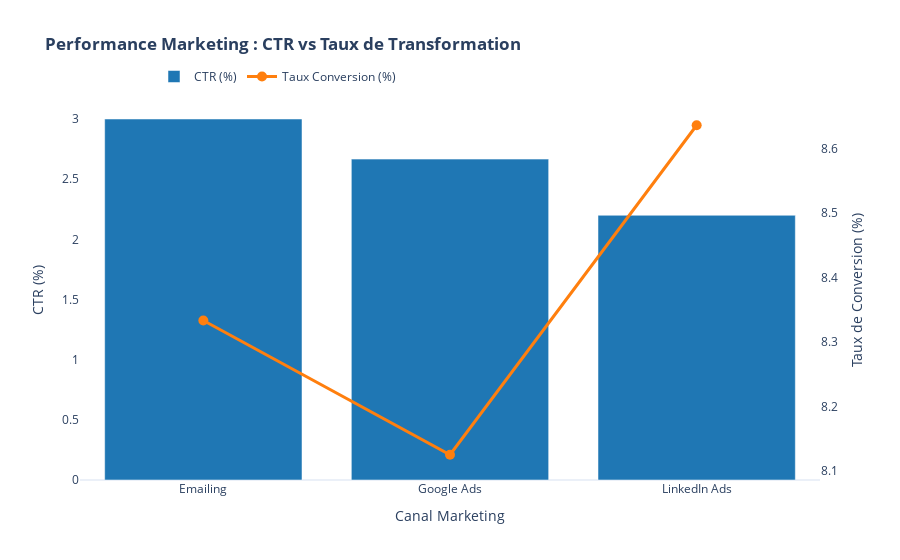
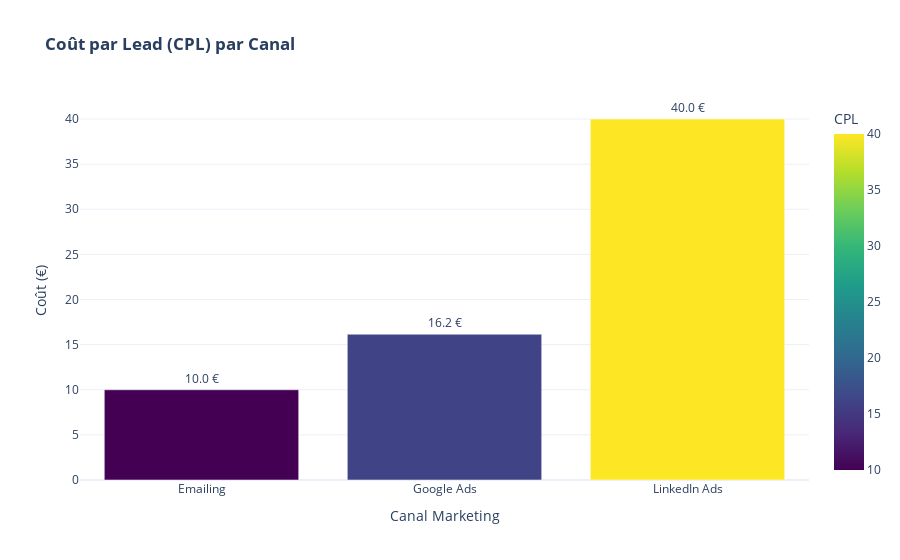
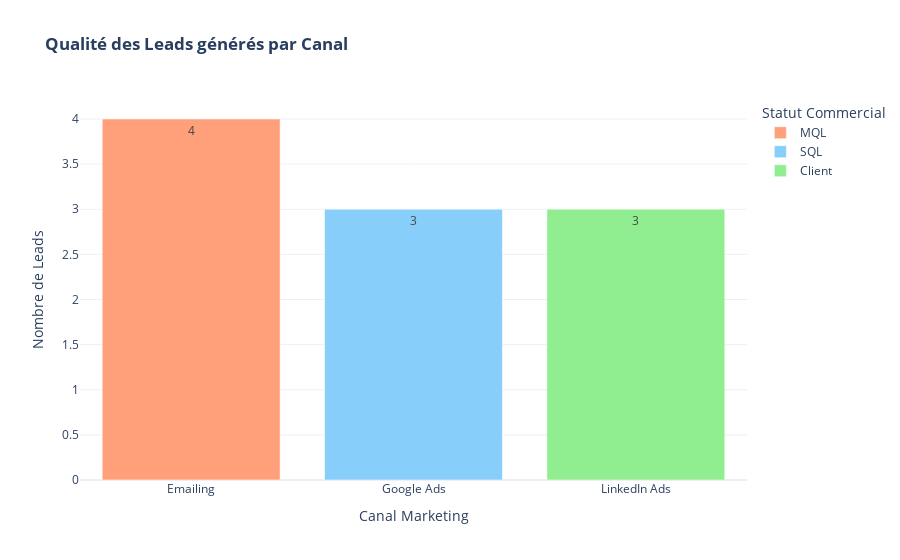
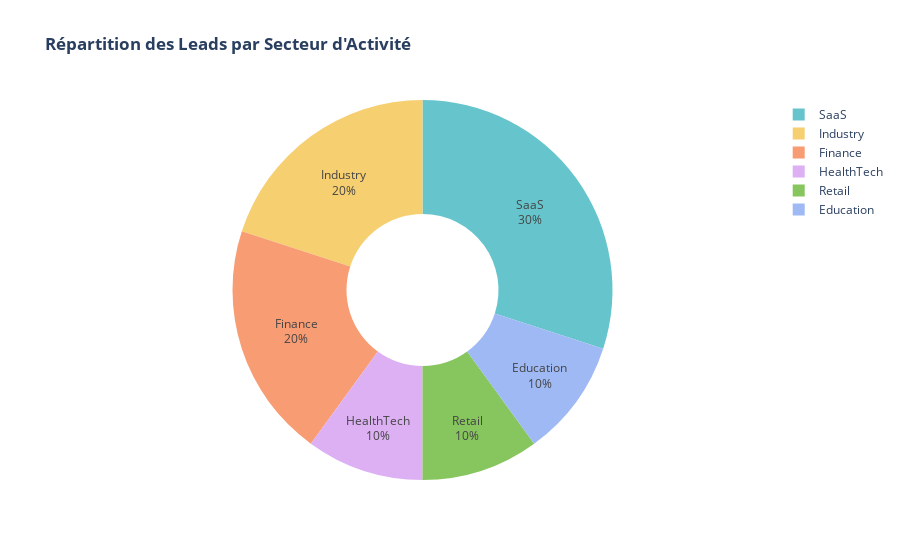

The code cell stored with these charts, in order, in its notebook:
### Code cell
# ==============================================================================
# 5. VISUALISATIONS PERTINENTES AVEC PLOTLY (Bloc 2 - Critère 4)
# ==============================================================================
import plotly.graph_objects as go
import plotly.express as px

# Note : Plotly permet l'interactivité (survol, zoom), ce qui est idéal pour l'interprétation.

# --- GRAPHIQUE 1 : Performance Marketing (Double Axe) ---
# Répond à la question : Quel canal transforme le mieux l'intérêt en action ?
fig1 = go.Figure()

# Barre pour le CTR (Axe Y de gauche)
fig1.add_trace(go.Bar(
    x=df_campaigns['channel'],
    y=df_campaigns['CTR'],
    name='CTR (%)',
    marker_color='#1f77b4', # Bleu standard
    yaxis='y'
))

# Ligne pour le Taux de Conversion (Axe Y de droite)
fig1.add_trace(go.Scatter(
    x=df_campaigns['channel'],
    y=df_campaigns['Taux_Conversion'],
    name='Taux Conversion (%)',
    mode='lines+markers',
    marker=dict(size=10, color='#ff7f0e'), # Orange standard
    line=dict(width=3),
    yaxis='y2'
))

# Mise en page (Layout) pour gérer les deux axes
fig1.update_layout(
    title='<b>Performance Marketing : CTR vs Taux de Transformation</b>',
    xaxis=dict(title='Canal Marketing'),
    yaxis=dict(title='CTR (%)', side='left', showgrid=False),
    yaxis2=dict(title='Taux de Conversion (%)', side='right', overlaying='y', showgrid=False),
    legend=dict(x=0.1, y=1.1, orientation='h'), # Légende horizontale en haut
    template='plotly_white'
)
fig1.show()


# --- GRAPHIQUE 2 : Rentabilité (Coût par Lead) ---
# Répond à la question : Combien nous coûte un lead sur chaque canal ?
fig2 = px.bar(
    df_campaigns,
    x='channel',
    y='CPL',
    color='CPL',
    color_continuous_scale='Viridis',
    text_auto='.3s', # Affiche la valeur automatiquement
    title='<b>Coût par Lead (CPL) par Canal</b>'
)

fig2.update_traces(
    texttemplate='%{y:.1f} €', # Formatage précis du texte (ex: 10.0 €)
    textposition='outside'
)

fig2.update_layout(
    yaxis_title='Coût (€)',
    xaxis_title='Canal Marketing',
    template='plotly_white'
)
fig2.show()


# --- GRAPHIQUE 3 : Qualité des Leads (Business) ---
# Répond à la question : Quel canal génère du Chiffre d'Affaires vs du bruit ?

# Préparation des données pour Plotly (Format "Long")
df_qualite = df_merged.groupby(['channel', 'status']).size().reset_index(name='nombre')

# Ordre logique des statuts pour l'empilement
ordre_status = {'status': ['MQL', 'SQL', 'Client']} # MQL en bas, Client en haut (ou inversement selon préférence)

fig3 = px.bar(
    df_qualite,
    x="channel",
    y="nombre",
    color="status",
    title="<b>Qualité des Leads générés par Canal</b>",
    category_orders=ordre_status,
    color_discrete_map={
        'MQL': '#FFA07A',   # Saumon (Froid)
        'SQL': '#87CEFA',   # Bleu clair (Tiède)
        'Client': '#90EE90' # Vert (Chaud/Gagné)
    },
    text_auto=True # Affiche le nombre dans la barre
)

fig3.update_layout(
    yaxis_title='Nombre de Leads',
    xaxis_title='Canal Marketing',
    legend_title='Statut Commercial',
    template='plotly_white'
)
fig3.show()


# --- GRAPHIQUE 4 : Cible (Segmentation Sectorielle) ---
# Répond à la question : Quels secteurs touchons-nous ?
fig4 = px.pie(
    df_merged,
    names='sector',
    title="<b>Répartition des Leads par Secteur d'Activité</b>",
    hole=0.4, # Transforme le camembert en Donut (plus moderne)
    color_discrete_sequence=px.colors.qualitative.Pastel
)

fig4.update_traces(textinfo='percent+label')
fig4.update_layout(template='plotly_white')
fig4.show()

### Figure 1 — Plotly figure (JSON) as saved in the notebook; plotly's stock layout.template omitted (floating-point values rounded to 4 significant figures)
{"data": [{"marker": {"color": "#1f77b4"}, "name": "CTR (%)", "type": "bar", "x": ["Emailing", "Google Ads", "LinkedIn Ads"], "y": [3.0, 2.667, 2.2], "yaxis": "y"}, {"line": {"width": 3}, "marker": {"color": "#ff7f0e", "size": 10}, "mode": "lines+markers", "name": "Taux Conversion (%)", "type": "scatter", "x": ["Emailing", "Google Ads", "LinkedIn Ads"], "y": [8.333, 8.125, 8.636], "yaxis": "y2"}], "layout": {"legend": {"orientation": "h", "x": 0.1, "y": 1.1}, "title": {"text": "<b>Performance Marketing : CTR vs Taux de Transformation</b>"}, "xaxis": {"title": {"text": "Canal Marketing"}}, "yaxis": {"showgrid": false, "side": "left", "title": {"text": "CTR (%)"}}, "yaxis2": {"overlaying": "y", "showgrid": false, "side": "right", "title": {"text": "Taux de Conversion (%)"}}}}

### Figure 2 — Plotly figure (JSON) as saved in the notebook; plotly's stock layout.template omitted (floating-point values rounded to 4 significant figures)
{"data": [{"hovertemplate": "channel=%{x}<br>CPL=%{marker.color}<extra></extra>", "legendgroup": "", "marker": {"color": [10.0, 16.15, 40.0], "coloraxis": "coloraxis", "pattern": {"shape": ""}}, "name": "", "orientation": "v", "showlegend": false, "textposition": "outside", "texttemplate": "%{y:.1f} €", "type": "bar", "x": ["Emailing", "Google Ads", "LinkedIn Ads"], "xaxis": "x", "y": [10.0, 16.15, 40.0], "yaxis": "y"}], "layout": {"barmode": "relative", "coloraxis": {"colorbar": {"title": {"text": "CPL"}}, "colorscale": [[0, "#440154"], [0.1111, "#482878"], [0.2222, "#3e4989"], [0.3333, "#31688e"], [0.4444, "#26828e"], [0.5556, "#1f9e89"], [0.6667, "#35b779"], [0.7778, "#6ece58"], [0.8889, "#b5de2b"], [1, "#fde725"]]}, "legend": {"tracegroupgap": 0}, "title": {"text": "<b>Coût par Lead (CPL) par Canal</b>"}, "xaxis": {"anchor": "y", "domain": [0, 1], "title": {"text": "Canal Marketing"}}, "yaxis": {"anchor": "x", "domain": [0, 1], "title": {"text": "Coût (€)"}}}}

### Figure 3 — Plotly figure (JSON) as saved in the notebook; plotly's stock layout.template omitted (floating-point values rounded to 4 significant figures)
{"data": [{"hovertemplate": "status=MQL<br>channel=%{x}<br>nombre=%{y}<extra></extra>", "legendgroup": "MQL", "marker": {"color": "#FFA07A", "pattern": {"shape": ""}}, "name": "MQL", "orientation": "v", "showlegend": true, "textposition": "auto", "texttemplate": "%{y}", "type": "bar", "x": ["Emailing"], "xaxis": "x", "y": [4], "yaxis": "y"}, {"hovertemplate": "status=SQL<br>channel=%{x}<br>nombre=%{y}<extra></extra>", "legendgroup": "SQL", "marker": {"color": "#87CEFA", "pattern": {"shape": ""}}, "name": "SQL", "orientation": "v", "showlegend": true, "textposition": "auto", "texttemplate": "%{y}", "type": "bar", "x": ["Google Ads"], "xaxis": "x", "y": [3], "yaxis": "y"}, {"hovertemplate": "status=Client<br>channel=%{x}<br>nombre=%{y}<extra></extra>", "legendgroup": "Client", "marker": {"color": "#90EE90", "pattern": {"shape": ""}}, "name": "Client", "orientation": "v", "showlegend": true, "textposition": "auto", "texttemplate": "%{y}", "type": "bar", "x": ["LinkedIn Ads"], "xaxis": "x", "y": [3], "yaxis": "y"}], "layout": {"barmode": "relative", "legend": {"title": {"text": "Statut Commercial"}, "tracegroupgap": 0}, "title": {"text": "<b>Qualité des Leads générés par Canal</b>"}, "xaxis": {"anchor": "y", "domain": [0, 1], "title": {"text": "Canal Marketing"}}, "yaxis": {"anchor": "x", "domain": [0, 1], "title": {"text": "Nombre de Leads"}}}}

### Figure 4 — Plotly figure (JSON) as saved in the notebook; plotly's stock layout.template omitted (floating-point values rounded to 4 significant figures)
{"data": [{"domain": {"x": [0, 1], "y": [0, 1]}, "hole": 0.4, "hovertemplate": "sector=%{label}<extra></extra>", "labels": ["SaaS", "Industry", "Finance", "HealthTech", "Retail", "SaaS", "Education", "Industry", "Finance", "SaaS"], "legendgroup": "", "name": "", "showlegend": true, "textinfo": "percent+label", "type": "pie"}], "layout": {"legend": {"tracegroupgap": 0}, "piecolorway": ["rgb(102, 197, 204)", "rgb(246, 207, 113)", "rgb(248, 156, 116)", "rgb(220, 176, 242)", "rgb(135, 197, 95)", "rgb(158, 185, 243)", "rgb(254, 136, 177)", "rgb(201, 219, 116)", "rgb(139, 224, 164)", "rgb(180, 151, 231)", "rgb(179, 179, 179)"], "title": {"text": "<b>Répartition des Leads par Secteur d'Activité</b>"}}}
